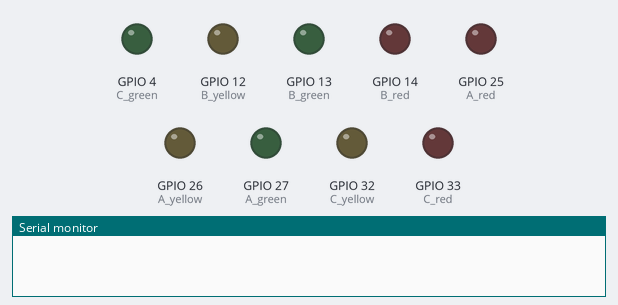
Bench run of a sketch on a simulated ESP32. Shown: output pins drawn as LEDs (lit = HIGH), the last lines printed to the serial monitor. WiFi joins after 1.5 s; servers stay silent unless stated.

Above: at 0.1 s.
At 2.1 s:
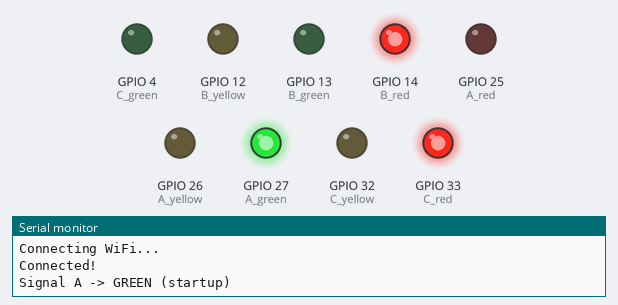
At 73.1 s:
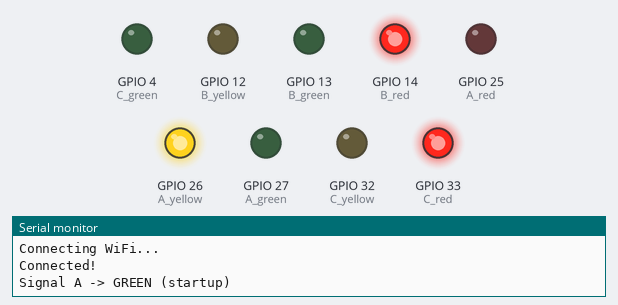
At 76.7 s:
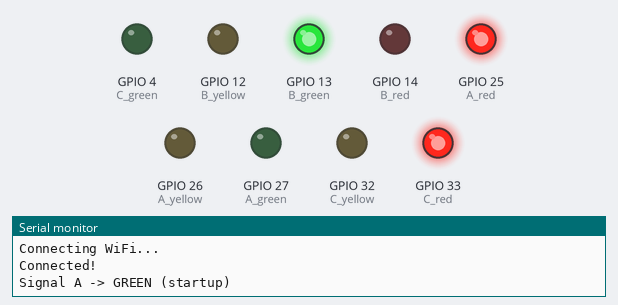
Timing chart, 0 to 78.2 s (numbered marks = the images above):
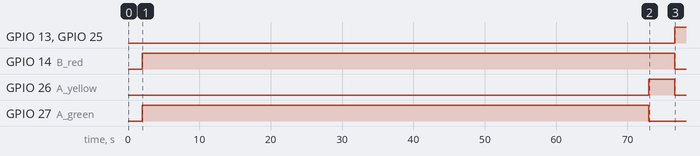

The sketch:

traffic_signal_controller.ino
```cpp
#include <WiFi.h>
#include <HTTPClient.h>
#include <ArduinoJson.h>

// WiFi credentials
const char* ssid = "Hii";
const char* password = "whoareyou";

// Backend API
String serverUrl = "http://172.16.7.186:5000/api/signals/state";

// Signal A Pins
int A_red = 25;
int A_yellow = 26;
int A_green = 27;

// Signal B Pins
int B_red = 14;
int B_yellow = 12;
int B_green = 13;

// Signal C Pins
int C_red = 33;
int C_yellow = 32;
int C_green = 4;

// Timing
unsigned long lastSwitch = 0;
int currentSignal = 0; // 0=A,1=B,2=C
int state = 0; // 0=GREEN,1=YELLOW

// Modes
bool priorityMode = false;
bool manualMode = false;

// Manual values
String manualSignal = "";
String manualColor = "";

// ----------------------------------
// Setup
// ----------------------------------
void setup() {
  Serial.begin(115200);

  pinMode(A_red, OUTPUT);
  pinMode(A_yellow, OUTPUT);
  pinMode(A_green, OUTPUT);

  pinMode(B_red, OUTPUT);
  pinMode(B_yellow, OUTPUT);
  pinMode(B_green, OUTPUT);

  pinMode(C_red, OUTPUT);
  pinMode(C_yellow, OUTPUT);
  pinMode(C_green, OUTPUT);

  WiFi.begin(ssid, password);

  while (WiFi.status() != WL_CONNECTED) {
    delay(1000);
    Serial.println("Connecting WiFi...");
  }

  Serial.println("Connected!");

  // *** FIX 1: Set Signal A to GREEN immediately on boot ***
  setSignal(0, "green");
  lastSwitch = millis();
  Serial.println("Signal A -> GREEN (startup)");
}

// ----------------------------------
// Helper: Set all RED
// ----------------------------------
void allRed() {
  digitalWrite(A_red, HIGH);
  digitalWrite(B_red, HIGH);
  digitalWrite(C_red, HIGH);

  digitalWrite(A_green, LOW);
  digitalWrite(B_green, LOW);
  digitalWrite(C_green, LOW);

  digitalWrite(A_yellow, LOW);
  digitalWrite(B_yellow, LOW);
  digitalWrite(C_yellow, LOW);
}

// ----------------------------------
// Helper: Set Signal
// ----------------------------------
void setSignal(int sig, String color) {
  allRed();

  int r, y, g;

  if (sig == 0) { r = A_red; y = A_yellow; g = A_green; }
  else if (sig == 1) { r = B_red; y = B_yellow; g = B_green; }
  else { r = C_red; y = C_yellow; g = C_green; }

  // *** FIX 2: Turn OFF the red LED before turning on green/yellow ***
  if (color == "green") {
    digitalWrite(r, LOW);   // turn OFF red
    digitalWrite(g, HIGH);  // turn ON green
  }
  else if (color == "yellow") {
    digitalWrite(r, LOW);   // turn OFF red
    digitalWrite(y, HIGH);  // turn ON yellow
  }
  // if "red" -> already set by allRed(), nothing extra needed
}

// ----------------------------------
// Fetch Backend State
// ----------------------------------
void fetchState() {
  if (WiFi.status() == WL_CONNECTED) {
    HTTPClient http;
    http.begin(serverUrl);

    int code = http.GET();

    if (code == 200) {
      String payload = http.getString();
      Serial.println(payload);

      StaticJsonDocument<512> doc;
      deserializeJson(doc, payload);

      priorityMode = doc["priority"];
      manualMode = doc["manual"];

      if (priorityMode) {
        currentSignal = doc["prioritySignal"]; // 0/1/2
      }

      if (manualMode) {
        manualSignal = doc["signal"].as<String>();
        manualColor = doc["color"].as<String>();
      }
    }

    http.end();
  }
}

// ----------------------------------
// Manual Control
// ----------------------------------
void handleManual() {
  int sig = 0;

  if (manualSignal == "A") sig = 0;
  else if (manualSignal == "B") sig = 1;
  else sig = 2;

  setSignal(sig, manualColor);
}

// ----------------------------------
// Ambulance Priority
// ----------------------------------
void handlePriority() {
  setSignal(currentSignal, "green");
}

// ----------------------------------
// Normal Cycle
// ----------------------------------
void normalCycle() {
  unsigned long now = millis();

  if (state == 0 && now - lastSwitch >= 70000) {
    // switch to yellow
    state = 1;
    lastSwitch = now;
    setSignal(currentSignal, "yellow");
  }
  else if (state == 1 && now - lastSwitch >= 3000) {
    // move to next signal
    state = 0;
    currentSignal = (currentSignal + 1) % 3;
    lastSwitch = now;
    setSignal(currentSignal, "green");
  }
}

// ----------------------------------
// Loop
// ----------------------------------
void loop() {

  fetchState();

  if (manualMode) {
    handleManual();
  }
  else if (priorityMode) {
    handlePriority();
  }
  else {
    normalCycle();
  }

  delay(1000);
}
```

Measured:
- by itself, GPIO 13 (B_green), GPIO 25 (A_red): LOW → HIGH at 76.6 s
- by itself, GPIO 14 (B_red): HIGH → LOW at 76.6 s
- by itself, GPIO 26 (A_yellow): LOW → HIGH at 73.0 s, → LOW 3.6 s later
- by itself, GPIO 27 (A_green): HIGH → LOW at 73.0 s
